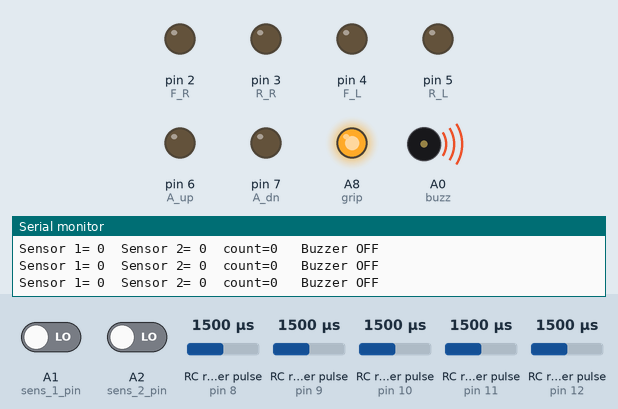
The sketch below on a simulated Arduino Mega 2560, built with avr-gcc and run on an emulated ATmega2560. Parts: output pins drawn as LEDs (lit = HIGH), buzzer (waves = sounding, pin HIGH), the last lines printed to the serial monitor. Wiring (inferred from the names in the program): 5 × RC receiver channel: data pin 8 / data pin 9 / data pin 10 / data pin 11 / data pin 12. The test bench sets the inputs (shaded band); at power-on: RC receiver pulse (sensors on pin 12, pin 8, pin 9, pin 10, pin 11) 1500 µs, A1 (sens_1_pin) LOW, A2 (sens_2_pin) LOW.

Above: at 1.2 s.
1.3 s: RC receiver pulse (sensor on pin 12) set to 1488 µs
4.3 s: RC receiver pulse (sensor on pin 8) set to 1488 µs
7.3 s: A1 (sens_1_pin) driven HIGH
At 8.5 s:
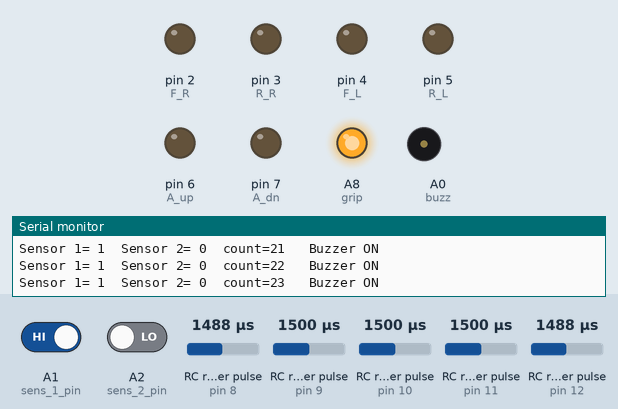
10.3 s: RC receiver pulse (sensor on pin 9) set to 1020 µs
At 12.2 s:
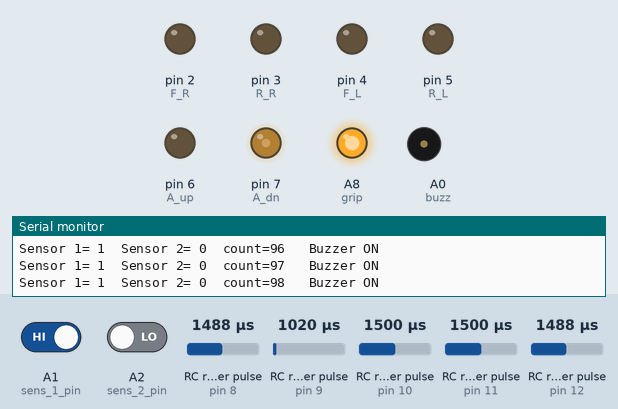
13.3 s: RC receiver pulse (sensor on pin 10) set to 1020 µs
At 13.8 s:
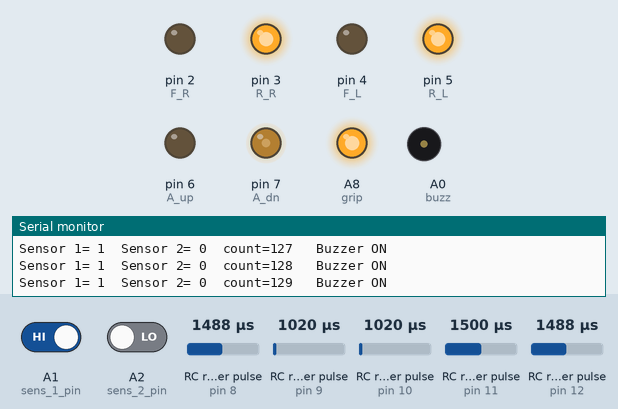
16.3 s: RC receiver pulse (sensor on pin 11) set to 1409 µs
19.3 s: RC receiver pulse (sensor on pin 11) set to 1385 µs
At 20.0 s:
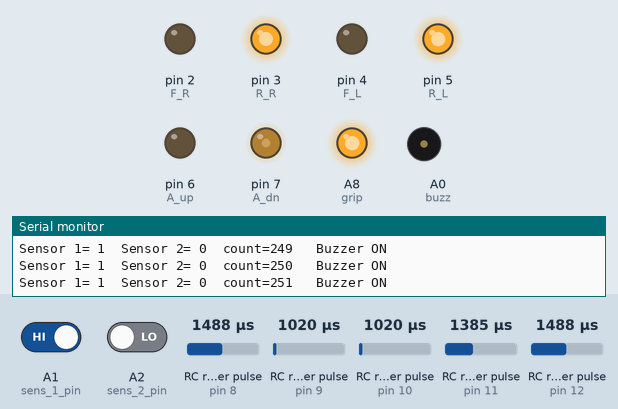
Timing chart, 0 to 23.3 s (numbered marks = the images above; inputs shaded):
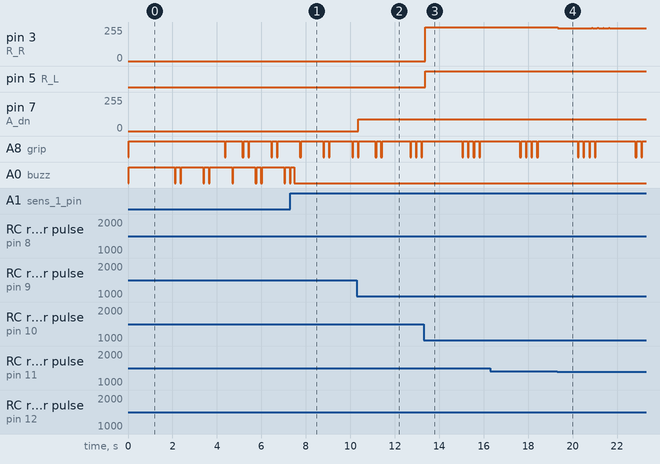

Measured:
- after the input at 10.3 s, pin 7 (A_dn): 0/255 → 90/255 after 0.05 s
- after the input at 13.3 s, pin 3 (R_R): 0/255 → 255/255 after 0.07 s; pin 5 (R_L): LOW → HIGH after 0.07 s
- after the input at 19.3 s, pin 3 (R_R): 255/255 → 247/255 at once, then repeats every 0.26 s: 250/255 0.06 s, 247/255 0.20 s, until it stays 247/255 from 21.7 s

The sketch:

rc-robot.ino
```cpp
// --------------------- RC ------------------

#define p_ch_1      8
#define p_ch_2      9
#define p_ch_3      10
#define p_ch_4      11
#define p_ch_6      12

#define ch_1_max    1890
#define ch_1_tdzone 1550
#define ch_1_nor    1481
#define ch_1_bdzone 1400
#define ch_1_min    1080

#define ch_2_max    1885
#define ch_2_tdzone 1550
#define ch_2_nor    1481
#define ch_2_bdzone 1400
#define ch_2_min    1074

#define ch_3_max    1900
#define ch_3_tdzone 1600
#define ch_3_nor    1481
#define ch_3_bdzone 1350
#define ch_3_min    1092

#define ch_4_max    1900
#define ch_4_tdzone 1550
#define ch_4_nor    1481
#define ch_4_bdzone 1400
#define ch_4_min    1088

#define ch_6_max    1900
#define ch_6_tdzone 1550
#define ch_6_nor    1481
#define ch_6_bdzone 1400
#define ch_6_min    1080

int ch_1=0;
int ch_2=0;
int ch_3=0;
int ch_4=0;
int ch_6=0;


// -------------------- Driver -------------
// h-bridge
#define F_R     2  // Arduino PWM output pin 5; connect to IBT-2 pin 1 (RPWM)
#define R_R     3 // Arduino PWM output pin 6; connect to IBT-2 pin 2 (LPWM)
#define F_L     4  // Arduino PWM output pin 3; connect to IBT-2 pin 1 (RPWM)
#define R_L     5  // Arduino PWM output pin 4; connect to IBT-2 pin 2 (LPWM)
#define A_up    6 //pwm
#define A_dn    7 //pwm
#define grip    A8
#define buzz    A0
#define sens_1_pin    A1
#define sens_2_pin    A2


int F_R_PWM;
int R_R_PWM;
int F_L_PWM;
int R_L_PWM;
int A_up_PWM;
int A_dn_PWM;

int sens_1=0;
int sens_2=0;

int top_speed;
int arm_speed;

#define f_topspeed 255
#define f_minspeed 0
#define b_topspeed 255
#define b_minspeed 0

#define arm_topspeed 90
#define arm_minspeed 30


#define sens_limit 3
int sens_cont=0;


int diff;
int maxdiff=180;

int rspeed;
int lspeed;
int l_dir;
int r_dir;
int tin;


void setup() {

  Serial.begin(9600);

  pinMode(p_ch_1,INPUT);
  pinMode(p_ch_2,INPUT);
  pinMode(p_ch_3,INPUT);
  pinMode(p_ch_4,INPUT);
  pinMode(p_ch_6,INPUT);


  pinMode(F_R, OUTPUT);
  pinMode(R_R, OUTPUT);
  pinMode(F_L, OUTPUT);
  pinMode(R_L, OUTPUT);
  pinMode(A_up, OUTPUT);
  pinMode(A_dn, OUTPUT);

  pinMode(grip, OUTPUT);
  pinMode(buzz, OUTPUT);
  pinMode(sens_1_pin, INPUT);
  pinMode(sens_2_pin, INPUT);


}

void loop() {


  read_rc();
//  debug();
  arm();
  motor ();
  buzzer();
  gripper();
}


void read_rc()
{
  ch_1 = pulseIn(p_ch_1, HIGH);
  ch_2 = pulseIn(p_ch_2, HIGH);
  ch_3 = pulseIn(p_ch_3, HIGH);
  ch_4 = pulseIn(p_ch_4, HIGH);
  ch_6 = pulseIn(p_ch_6, HIGH);
  }

void debug()
{

  Serial.print("CH 1=");
  Serial.print(ch_1);
  Serial.print("  CH 2=");
  Serial.print(ch_2);
  Serial.print("  CH 3=");
  Serial.print(ch_3);
  Serial.print("  CH 4=");
  Serial.print(ch_4);
  Serial.print("  CH 6=");
  Serial.print(ch_6);

  Serial.print(" Top Speed=");
  Serial.print(top_speed);
  Serial.print(" dir=");
  Serial.print(l_dir);
  Serial.print(r_dir);

  Serial.print(" d=");
  Serial.print(diff);
  Serial.print(" l_s=");
  Serial.print(lspeed);
  Serial.print(" r_s=");
  Serial.print(rspeed);

  Serial.print(" arm=");
  Serial.print(arm_speed);

  Serial.println("");
  }

void motor ()
{

    // thr
    if(ch_3>ch_3_tdzone){
      //Forward
      l_dir=1;
      r_dir=1;
      tin=0;
      top_speed=map(ch_3,ch_3_tdzone,ch_3_max,f_minspeed,f_topspeed);
      if(top_speed>f_topspeed)
      top_speed=255;
      if(top_speed<f_minspeed)
      top_speed=0;

    }


    else if(ch_3<ch_3_bdzone){
      //Backward
      l_dir=0;
      r_dir=0;
      tin=0;
      top_speed=map(ch_3,ch_3_bdzone,ch_3_min,b_minspeed,b_topspeed);
      if(top_speed>b_topspeed)
      top_speed=255;
      if(top_speed<b_minspeed)
      top_speed=0;

      }
    else if(ch_3>=ch_3_bdzone && ch_3<=ch_3_tdzone){
      //Stop
      l_dir=0;
      r_dir=0;

      top_speed=0;
    }
  // Steer Fn

    if(ch_4>ch_4_tdzone){
      //Right

      diff=map(ch_4,ch_4_tdzone,ch_4_max,0,maxdiff);
      if(diff>maxdiff)
      diff=maxdiff;
      if(diff<0)
      diff=0;

      rspeed=top_speed;
      lspeed=top_speed-diff;
      if(lspeed<70)
      lspeed=70;

    }


    if(ch_4<ch_4_bdzone){
      //Left
      diff=map(ch_4,ch_4_bdzone,ch_4_min,0,maxdiff);
      if(diff>maxdiff)
      diff=maxdiff;
      if(diff<0)
      diff=0;

      rspeed=top_speed-diff;
      lspeed=top_speed;
      if(rspeed<70)
      rspeed=70;
    }

  //turn
   if(ch_4>ch_4_tdzone && top_speed==0){
      //Right
      tin=1;
      diff=map(ch_4,ch_4_tdzone,ch_4_max,0,maxdiff);
      if(diff>maxdiff)
      diff=255;
      if(diff<0)
      diff=0;

      rspeed=diff;
      lspeed=diff;

      F_R_PWM=rspeed;
      R_R_PWM=0;
      F_L_PWM=0;
      R_L_PWM=lspeed;
    }


    if(ch_4<ch_4_bdzone && top_speed==0){
      //Left
        tin=1;
      diff=map(ch_4,ch_4_bdzone,ch_4_min,0,maxdiff);
      if(diff>maxdiff)
      diff=255;
      if(diff<0)
      diff=0;

      rspeed=diff;
      lspeed=diff;

      F_R_PWM=0;
      R_R_PWM=rspeed;
      F_L_PWM=lspeed;
      R_L_PWM=0;


    }

  //ch_4 dead zone
    if(ch_4>=ch_4_bdzone && ch_4<=ch_4_tdzone){
      //Stop

      diff=0;
      rspeed=top_speed;
      lspeed=top_speed;
    }

  //----------------------action
    if(l_dir==1 && r_dir==1 && tin==0){
      F_R_PWM=rspeed;
      R_R_PWM=0;
      F_L_PWM=lspeed;
      R_L_PWM=0;
      }
    if(l_dir==0 && r_dir==0 && tin==0){
      F_R_PWM=0;
      R_R_PWM=rspeed;
      F_L_PWM=0;
      R_L_PWM=lspeed;
      }
    tin=0;

    //right motor
        analogWrite(F_R,F_R_PWM);
        analogWrite(R_R,R_R_PWM);
    //left motor
        analogWrite(F_L,F_L_PWM);
        analogWrite(R_L,R_L_PWM);

}


void arm()
{
    // Arm
    if(ch_2>ch_2_tdzone){

      //Up
      arm_speed=map(ch_2,ch_2_tdzone,ch_2_max,arm_minspeed,arm_topspeed);
      if(arm_speed>arm_topspeed)
      arm_speed=255;
      else if(arm_speed<arm_minspeed)
      arm_speed=arm_minspeed;

      analogWrite(A_up,arm_speed);
      analogWrite(A_dn,NULL);

    }


    if(ch_2<ch_2_bdzone){

      //Down
      arm_speed=map(ch_2,ch_2_bdzone,ch_2_min,arm_minspeed,arm_topspeed);
      if(arm_speed>arm_topspeed)
      arm_speed=arm_topspeed;
      else if(arm_speed<arm_minspeed)
      arm_speed=arm_minspeed;

      analogWrite(A_up,NULL);
      analogWrite(A_dn,arm_speed);

      }
    if(ch_2>=ch_2_bdzone && ch_2<=ch_2_tdzone){

      //Stop
      arm_speed=0;
      analogWrite(A_up,NULL);
      analogWrite(A_dn,NULL);
    }

}

void gripper()
{
      if(ch_1>ch_1_nor)
      digitalWrite(grip,HIGH);
      else if(ch_1<ch_1_nor)
      digitalWrite(grip,LOW);
}
void buzzer()
{


      sens_1=digitalRead(sens_1_pin);
      sens_2=digitalRead(sens_2_pin);

      if(sens_1==1 ||sens_2==1)
      {
        sens_cont++;
        }
      else
      {
        sens_cont=0;
        }

      Serial.print("Sensor 1= ");
      Serial.print(sens_1);
      Serial.print("  Sensor 2= ");
      Serial.print(sens_2);
      Serial.print("  count=");
      Serial.print(sens_cont);

      if(ch_6<ch_6_nor || sens_cont>sens_limit)
       { digitalWrite(buzz,LOW);
      Serial.print("   Buzzer ON");

       }
      else
      {
        digitalWrite(buzz,HIGH);
      Serial.print("   Buzzer OFF");

      }
      Serial.println("");

}
```
